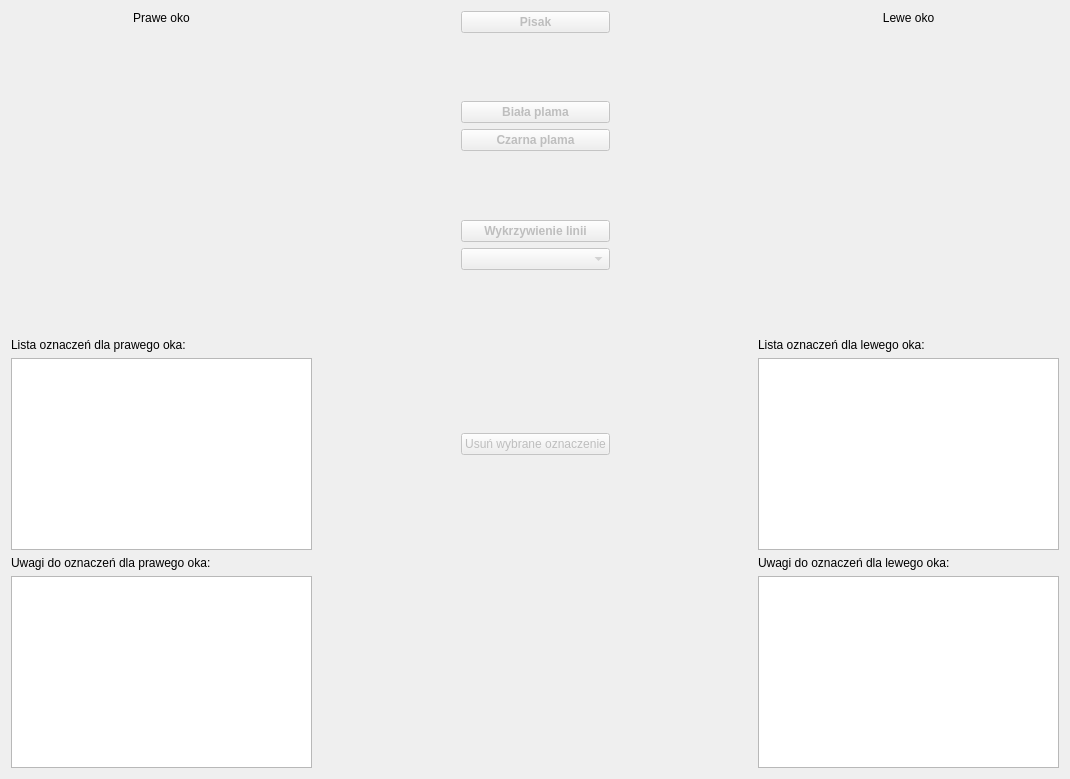
      <widget class="QWidget" name="tabAmslerCharts">
       <attribute name="title">
        <string>Badanie Amslera</string>
       </attribute>
       <layout class="QGridLayout" name="gridLayout_6">
        <item row="0" column="0">
         <layout class="QVBoxLayout" name="verticalLayout_19">
          <item>
           <widget class="QLabel" name="label_19">
            <property name="text">
             <string>Prawe oko</string>
            </property>
            <property name="alignment">
             <set>Qt::AlignCenter</set>
            </property>
           </widget>
          </item>
          <item>
           <widget class="QLabel" name="amslerRImageLabel">
            <property name="minimumSize">
             <size>
              <width>301</width>
              <height>301</height>
             </size>
            </property>
            <property name="maximumSize">
             <size>
              <width>301</width>
              <height>301</height>
             </size>
            </property>
            <property name="text">
             <string/>
            </property>
           </widget>
          </item>
         </layout>
        </item>
        <item row="0" column="1">
         <spacer name="horizontalSpacer_8">
          <property name="orientation">
           <enum>Qt::Horizontal</enum>
          </property>
          <property name="sizeHint" stdset="0">
           <size>
            <width>143</width>
            <height>20</height>
           </size>
          </property>
         </spacer>
        </item>
        <item row="0" column="2">
         <layout class="QVBoxLayout" name="verticalLayout_21">
          <item>
           <widget class="QPushButton" name="penButton">
            <property name="enabled">
             <bool>false</bool>
            </property>
            <property name="font">
             <font>
              <weight>75</weight>
              <bold>true</bold>
             </font>
            </property>
            <property name="text">
             <string>Pisak</string>
            </property>
            <property name="checkable">
             <bool>true</bool>
            </property>
           </widget>
          </item>
          <item>
           <spacer name="verticalSpacer_5">
            <property name="orientation">
             <enum>Qt::Vertical</enum>
            </property>
            <property name="sizeHint" stdset="0">
             <size>
              <width>20</width>
              <height>20</height>
             </size>
            </property>
           </spacer>
          </item>
          <item>
           <widget class="QPushButton" name="sprayLightButton">
            <property name="enabled">
             <bool>false</bool>
            </property>
            <property name="font">
             <font>
              <weight>75</weight>
              <bold>true</bold>
             </font>
            </property>
            <property name="text">
             <string>Biała plama</string>
            </property>
            <property name="checkable">
             <bool>true</bool>
            </property>
           </widget>
          </item>
          <item>
           <widget class="QPushButton" name="sprayDarkButton">
            <property name="enabled">
             <bool>false</bool>
            </property>
            <property name="font">
             <font>
              <weight>75</weight>
              <bold>true</bold>
             </font>
            </property>
            <property name="text">
             <string>Czarna plama</string>
            </property>
            <property name="checkable">
             <bool>true</bool>
            </property>
           </widget>
          </item>
          <item>
           <spacer name="verticalSpacer_6">
            <property name="orientation">
             <enum>Qt::Vertical</enum>
            </property>
            <property name="sizeHint" stdset="0">
             <size>
              <width>20</width>
              <height>20</height>
             </size>
            </property>
           </spacer>
          </item>
          <item>
           <widget class="QPushButton" name="lineButton">
            <property name="enabled">
             <bool>false</bool>
            </property>
            <property name="font">
             <font>
              <weight>75</weight>
              <bold>true</bold>
             </font>
            </property>
            <property name="text">
             <string>Wykrzywienie linii</string>
            </property>
            <property name="checkable">
             <bool>true</bool>
            </property>
           </widget>
          </item>
          <item>
           <widget class="QComboBox" name="distShapeCBox">
            <property name="enabled">
             <bool>false</bool>
            </property>
           </widget>
          </item>
          <item>
           <spacer name="verticalSpacer_7">
            <property name="orientation">
             <enum>Qt::Vertical</enum>
            </property>
            <property name="sizeHint" stdset="0">
             <size>
              <width>20</width>
              <height>40</height>
             </size>
            </property>
           </spacer>
          </item>
         </layout>
        </item>
        <item row="0" column="3">
         <spacer name="horizontalSpacer_9">
          <property name="orientation">
           <enum>Qt::Horizontal</enum>
          </property>
          <property name="sizeHint" stdset="0">
           <size>
            <width>142</width>
            <height>20</height>
           </size>
          </property>
         </spacer>
        </item>
        <item row="0" column="4">
         <layout class="QVBoxLayout" name="verticalLayout_20">
          <item>
           <widget class="QLabel" name="label_20">
            <property name="text">
             <string>Lewe oko</string>
            </property>
            <property name="alignment">
             <set>Qt::AlignCenter</set>
            </property>
           </widget>
          </item>
          <item>
           <widget class="QLabel" name="amslerLImageLabel">
            <property name="minimumSize">
             <size>
              <width>301</width>
              <height>301</height>
             </size>
            </property>
            <property name="maximumSize">
             <size>
              <width>301</width>
              <height>301</height>
             </size>
            </property>
            <property name="text">
             <string/>
            </property>
           </widget>
          </item>
         </layout>
        </item>
        <item row="1" column="0">
         <layout class="QVBoxLayout" name="verticalLayout_15">
          <item>
           <widget class="QLabel" name="label_22">
            <property name="text">
             <string>Lista oznaczeń dla prawego oka:</string>
            </property>
           </widget>
          </item>
          <item>
           <widget class="QListWidget" name="amslerRDistList">
            <property name="minimumSize">
             <size>
              <width>299</width>
              <height>90</height>
             </size>
            </property>
           </widget>
          </item>
         </layout>
        </item>
        <item row="1" column="1">
         <spacer name="horizontalSpacer_6">
          <property name="orientation">
           <enum>Qt::Horizontal</enum>
          </property>
          <property name="sizeHint" stdset="0">
           <size>
            <width>143</width>
            <height>20</height>
           </size>
          </property>
         </spacer>
        </item>
        <item row="1" column="2">
         <widget class="QPushButton" name="eraseAmslerButton">
          <property name="enabled">
           <bool>false</bool>
          </property>
          <property name="text">
           <string>Usuń wybrane oznaczenie</string>
          </property>
         </widget>
        </item>
        <item row="1" column="3">
         <spacer name="horizontalSpacer_7">
          <property name="orientation">
           <enum>Qt::Horizontal</enum>
          </property>
          <property name="sizeHint" stdset="0">
           <size>
            <width>142</width>
            <height>20</height>
           </size>
          </property>
         </spacer>
        </item>
        <item row="1" column="4">
         <layout class="QVBoxLayout" name="verticalLayout_18">
          <item>
           <widget class="QLabel" name="label_23">
            <property name="text">
             <string>Lista oznaczeń dla lewego oka:</string>
            </property>
           </widget>
          </item>
          <item>
           <widget class="QListWidget" name="amslerLDistList">
            <property name="minimumSize">
             <size>
              <width>299</width>
              <height>90</height>
             </size>
            </property>
           </widget>
          </item>
         </layout>
        </item>
        <item row="2" column="0">
         <layout class="QVBoxLayout" name="verticalLayout_16">
          <item>
           <widget class="QLabel" name="label_18">
            <property name="text">
             <string>Uwagi do oznaczeń dla prawego oka:</string>
            </property>
           </widget>
          </item>
          <item>
           <widget class="QTextEdit" name="amslerRCommentTEdit">
            <property name="minimumSize">
             <size>
              <width>299</width>
              <height>90</height>
             </size>
            </property>
           </widget>
          </item>
         </layout>
        </item>
        <item row="2" column="4">
         <layout class="QVBoxLayout" name="verticalLayout_17">
          <item>
           <widget class="QLabel" name="label_24">
            <property name="text">
             <string>Uwagi do oznaczeń dla lewego oka:</string>
            </property>
           </widget>
          </item>
          <item>
           <widget class="QTextEdit" name="amslerLCommentTEdit">
            <property name="minimumSize">
             <size>
              <width>299</width>
              <height>90</height>
             </size>
            </property>
           </widget>
          </item>
         </layout>
        </item>
       </layout>
      </widget>
